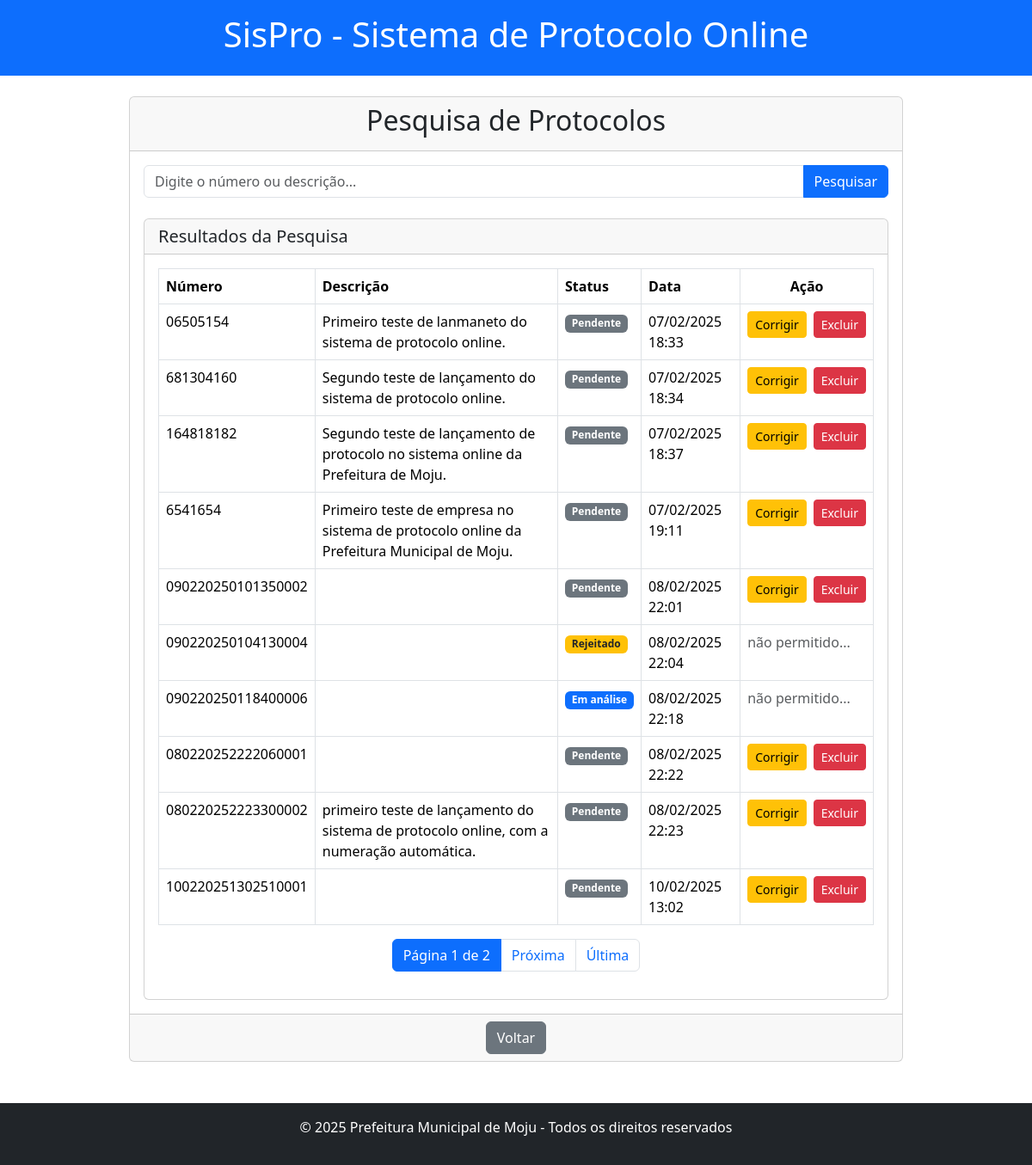
/protocolos/pesquisa/ (signed in), run on an earlier commit of the app's database.
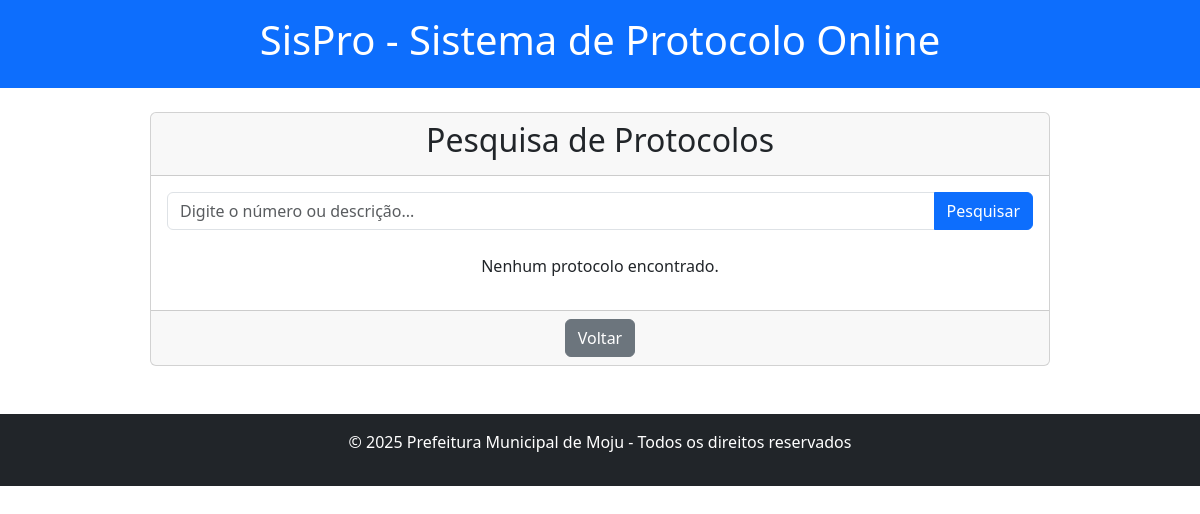
And on a later commit of the database.
### protocolos/models.py (models this page shows, shortened)
class Protocolo(models.Model):
    TIPO_PF_CHOICES = [
        ('RECIBO', 'Recibo'),
        ('NOTA_FISCAL', 'Nota Fiscal'),
    ]
    STATUS_CHOICES = [
        ('pago', 'Pago'),
        ('analise', 'Em Análise'),
        ('rejeitado', 'Rejeitado'),
        ('pendente', 'Pendente'),
    ]
    numero = models.CharField(max_length=20, unique=True, editable=False)  # Descomente este campo
    tipo_pf = models.CharField(max_length=20, choices=TIPO_PF_CHOICES, null=True, blank=True)
    numero_recibo = models.CharField(max_length=20, unique=True, editable=False, default=uuid.uuid4().hex)
    numero_nota_fiscal = models.CharField(max_length=20, null=True, blank=True)
    cpf = models.CharField(max_length=14, null=True, blank=True)
    nome = models.CharField(max_length=255, default='Nome padrão')
    endereco = models.CharField(max_length=255, default='Endereço padrão')
    descricao_servicos = models.TextField(default='Descrição padrão')
    valor_bruto = models.DecimalField(max_digits=10, decimal_places=2, default=0)
    descontos_iss = models.DecimalField(max_digits=10, decimal_places=2, default=0)
    descontos_irrf = models.DecimalField(max_digits=10, decimal_places=2, default=0)
    valor_liquido = models.DecimalField(max_digits=10, decimal_places=2, default=0)
    data = models.DateField(default=timezone.now)
    cnpj = models.CharField(max_length=18, null=True, blank=True)
    nome_empresa = models.CharField(max_length=255, null=True, blank=True)
    data_nota_fiscal = models.DateField(null=True, blank=True)
    usuario = models.ForeignKey(settings.AUTH_USER_MODEL, on_delete=models.CASCADE, related_name='protocolos')
    data_hora_lancamento = models.DateTimeField(default=timezone.now)
    descricao = models.TextField(blank=True)
    status = models.CharField(max_length=20, choices=STATUS_CHOICES, default='pendente')
    data_criacao = models.DateTimeField(auto_now_add=True)

### protocolos/views.py (the view)
# urls.py: path('pesquisa/', views.pesquisa_protocolos, name='pesquisa_protocolos'),
@login_required
def pesquisa_protocolos(request):
    query = request.GET.get('q', '')
    if query:
        protocolos = Protocolo.objects.filter(
            Q(numero__icontains=query) | Q(descricao__icontains=query)
        )
    else:
        protocolos = Protocolo.objects.all()
    paginator = Paginator(protocolos, 10)
    page_number = request.GET.get('page')
    page_obj = paginator.get_page(page_number)
    return render(request, 'protocolos/pesquisa_protocolos.html', {
        'protocolos_paginados': page_obj,
        'query': query,
    })

### protocolos/templates/protocolos/pesquisa_protocolos.html (shortened to what the changed rows need)
{% extends 'base_generic.html' %}
{% block content %}
<div class="container mt-4">
    <div class="card mx-auto" style="max-width: 900px;">
        <div class="card-header text-center">
            <h2>Pesquisa de Protocolos</h2>
        </div>
        <div class="card-body">
            <form method="GET" action="{% url 'protocolos:pesquisa_protocolos' %}" class="mb-4">
                <div class="input-group">
                </div>
            </form>
            {% if protocolos_paginados %}
                <div class="card">
                    <div class="card-header">
                        <h5 class="mb-0">Resultados da Pesquisa</h5>
                    </div>
                    <div class="card-body">
                        <table class="table table-bordered">
                            <thead>
                                <tr>
                                    <th>Número</th>
                                    <th>Descrição</th>
                                    <th>Status</th>
                                    <th>Data</th>
                                    <th class="text-center">Ação</th>
                                </tr>
                            </thead>
                            <tbody>
                                {% for protocolo in protocolos_paginados %}
                                <tr>
                                    <td>{{ protocolo.numero }}</td>
                                    <td>{{ protocolo.descricao }}</td>
                                    <td>
                                        {% if protocolo.status == 'pago' %}
                                            <span class="badge bg-success">Pago</span>
                                        {% elif protocolo.status == 'rejeitado' %}
                                            <span class="badge bg-warning text-dark">Rejeitado</span>
                                        {% elif protocolo.status == 'analise' %}
                                            <span class="badge bg-primary">Em análise</span>
                                        {% else %}
                                            <span class="badge bg-secondary">Pendente</span>
                                        {% endif %}
                                    </td>
                                    <td>{{ protocolo.data_criacao|date:"d/m/Y H:i" }}</td>
                                    <td>
                                        <div class="d-flex gap-2">
                                            {% if protocolo.status == 'pendente' %}
                                                <a href="{% url 'protocolos:editar_protocolo' protocolo.id %}" class="btn btn-warning btn-sm">Corrigir</a>
                                                <button type="button" class="btn btn-danger btn-sm" data-bs-toggle="modal" data-bs-target="#confirmarExclusao{{ protocolo.id }}">
                                                    Excluir
                                                </button>
                                            {% else %}
                                                <span class="text-muted">não permitido...</span>
                                            {% endif %}
                                        </div>
                                    </td>
                                </tr>
                                {% endfor %}
                            </tbody>
                        </table>
                        {% if protocolos_paginados.has_other_pages %}
                        <nav>
                            <ul class="pagination justify-content-center">
                                <li class="page-item active">
                                    <span class="page-link">
                                        Página {{ protocolos_paginados.number }} de {{ protocolos_paginados.paginator.num_pages }}
                                    </span>
                                </li>
                                {% if protocolos_paginados.has_next %}
                                    <li class="page-item">
                                        <a class="page-link" href="?q={{ query }}&page={{ protocolos_paginados.next_page_number }}">Próxima</a>
                                    </li>
                                    <li class="page-item">
                                        <a class="page-link" href="?q={{ query }}&page={{ protocolos_paginados.paginator.num_pages }}">Última</a>
                                    </li>
                                {% endif %}
                            </ul>
                        </nav>
                        {% endif %}
                    </div>
                </div>
            {% else %}
                <p class="text-center">Nenhum protocolo encontrado.</p>
            {% endif %}
        </div>
    </div>
</div>
{% endblock %}

What changed in the data, as far as the page shows it:
removed Protocolo: numero "06505154", descricao "Primeiro teste de lanmaneto do sistema de protocolo online.", status "Pendente", data_criacao "07/02/2025 18:33"
removed Protocolo: numero "681304160", descricao "Segundo teste de lançamento do sistema de protocolo online.", status "Pendente", data_criacao "07/02/2025 18:34"
removed Protocolo: numero "164818182", descricao "Segundo teste de lançamento de protocolo no sistema online da Prefeitura de Moju.", status "Pendente", data_criacao "07/02/2025 18:37"
removed Protocolo: numero "6541654", descricao "Primeiro teste de empresa no sistema de protocolo online da Prefeitura Municipal de Moju.", status "Pendente", data_criacao "07/02/2025 19:11"
removed Protocolo: numero "090220250101350002", status "Pendente", data_criacao "08/02/2025 22:01"
removed Protocolo: numero "090220250104130004", status "Rejeitado", data_criacao "08/02/2025 22:04"
removed Protocolo: numero "090220250118400006", status "Em análise", data_criacao "08/02/2025 22:18"
removed Protocolo: numero "080220252222060001", status "Pendente", data_criacao "08/02/2025 22:22"
removed Protocolo: numero "080220252223300002", descricao "primeiro teste de lançamento do sistema de protocolo online, com a numeração automática.", status "Pendente", data_criacao "08/02/2025 22:23"
removed Protocolo: numero "100220251302510001", status "Pendente", data_criacao "10/02/2025 13:02"
Also different on the page:
{{ protocolos_paginados.number }}: "1" → (not shown)
{{ protocolos_paginados.paginator.num_pages }}: "2" → (not shown)
text no longer shown: "Resultados da Pesquisa Número Descrição Status Data Ação Página de Próxima Última"
text now shown: "Nenhum protocolo encontrado."
